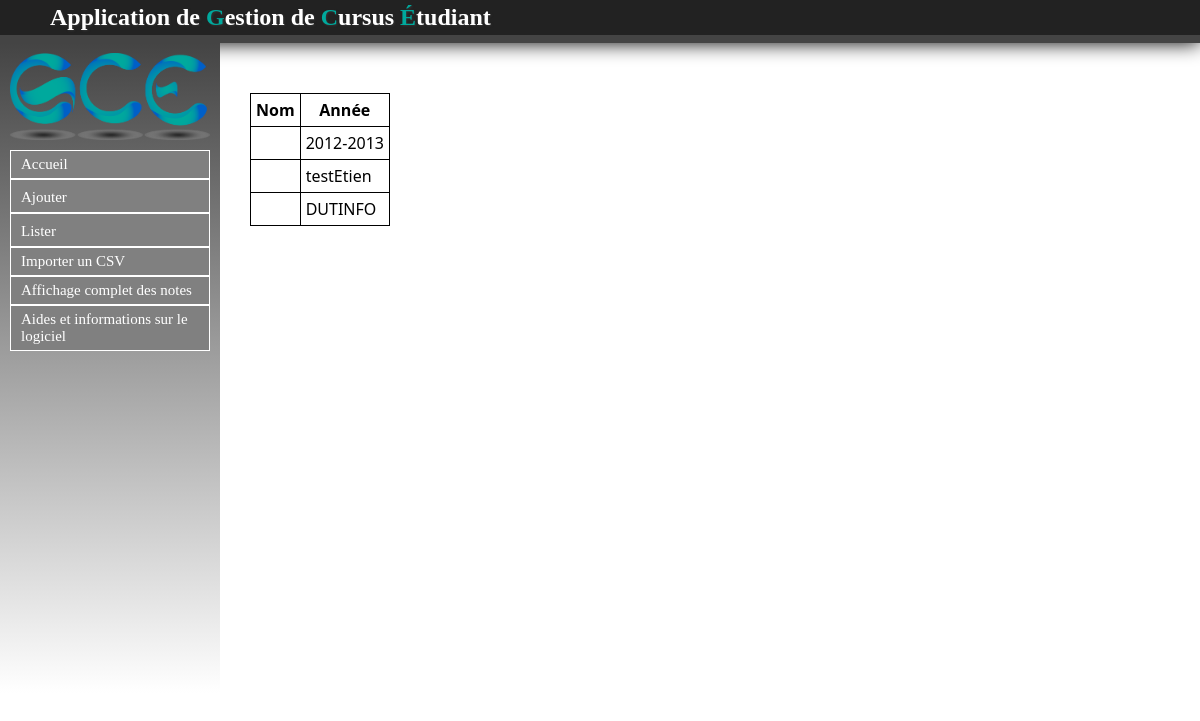
The page /Diplome/listerDiplomes on the database as committed earlier.
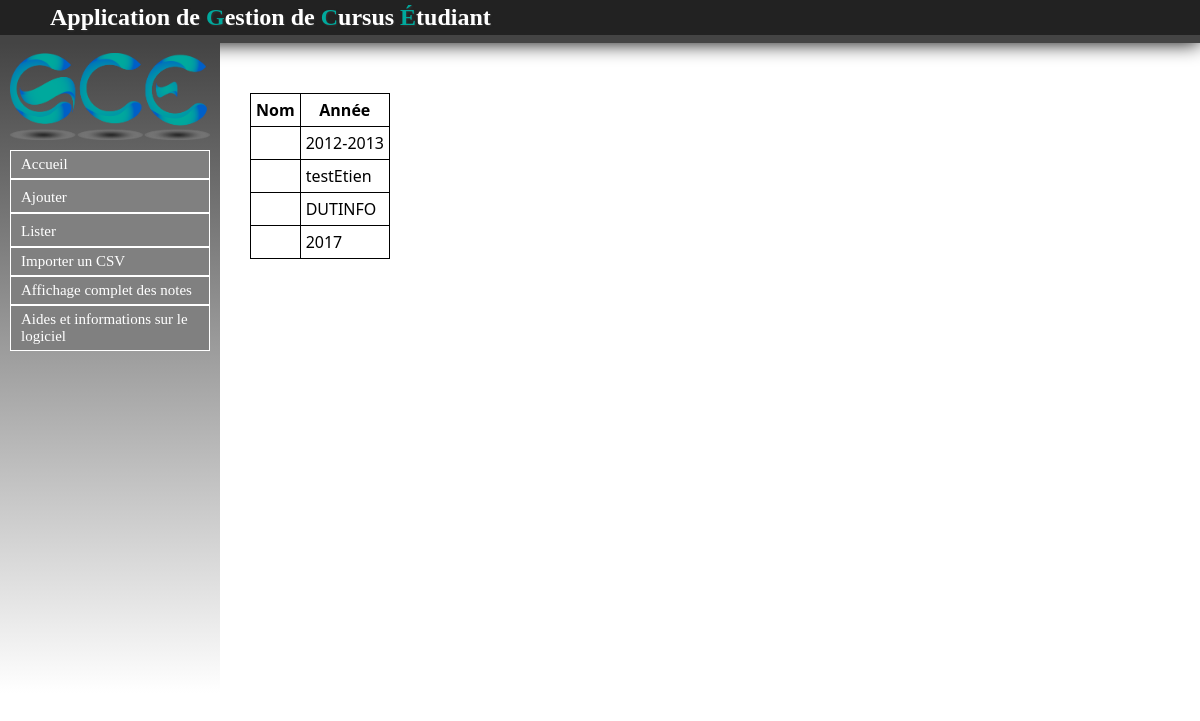
The same page on the database as committed later.
### Diplome/models.py (models this page shows, shortened)
class Diplome(models.Model):
	intitule = models.CharField(max_length=30,null=False)
	annee = models.ForeignKey(Annee, null=True)

### Annee/models.py (models this page shows)
class Annee(models.Model):
	intitule = models.CharField(max_length=9,null=False)
	def __str__(self):
		return self.intitule

### Diplome/views.py (the view)
def listerDiplomes(request):
	dips = Diplome.objects.all()
	return render(request, 'contenu_html/listerDiplomes.html',{'dips': dips})

### Diplome/templates/contenu_html/listerDiplomes.html (shortened to what this page needs)
{% extends "templates/base.html" %}
{% block content %}
{% if not dips %}
	<p>Pas de diplome</p>
{% else %}
	<table style="border:1px solid black; border-collapse : collapse;">
	<tr>
		<th style="border:1px solid black;">Nom</th>
		<th style="border:1px solid black;">Année</th>
	</tr>
{% endif %}
{% for dip in dips %}
	<tr>
		<td style="border:1px solid black;">{{ dip.nom }}</td>
		<td style="border:1px solid black;">{{ dip.annee }}</td>
	</tr>
{% endfor %}
</table>
{% endblock %}

Rows that differ between the two databases and show on the page:
added Diplome: annee "2017"
